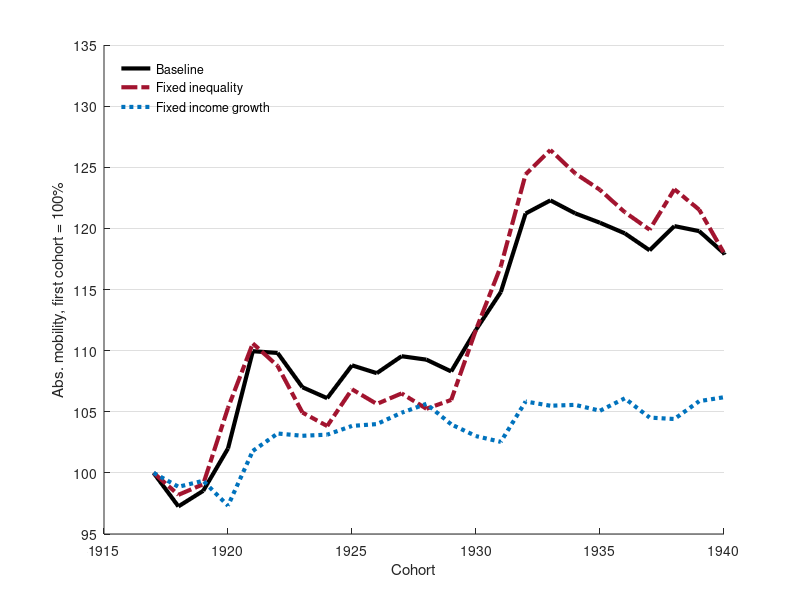
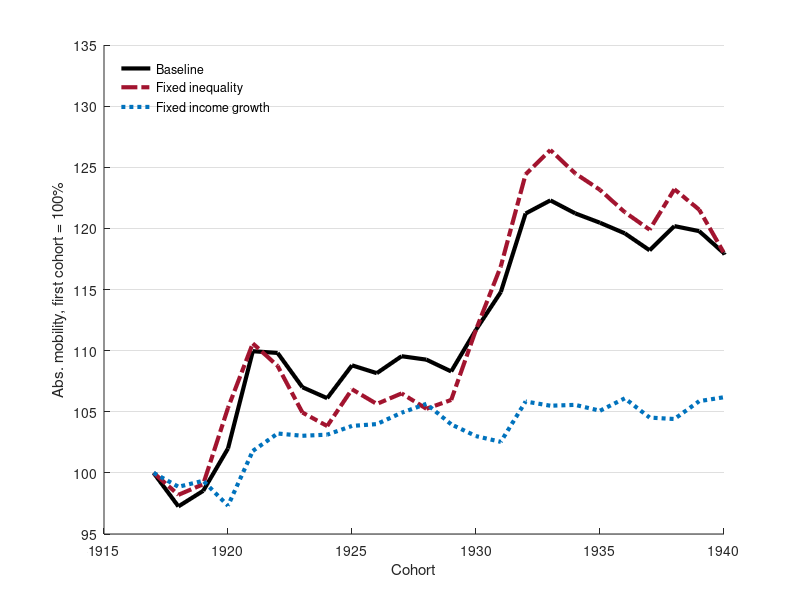
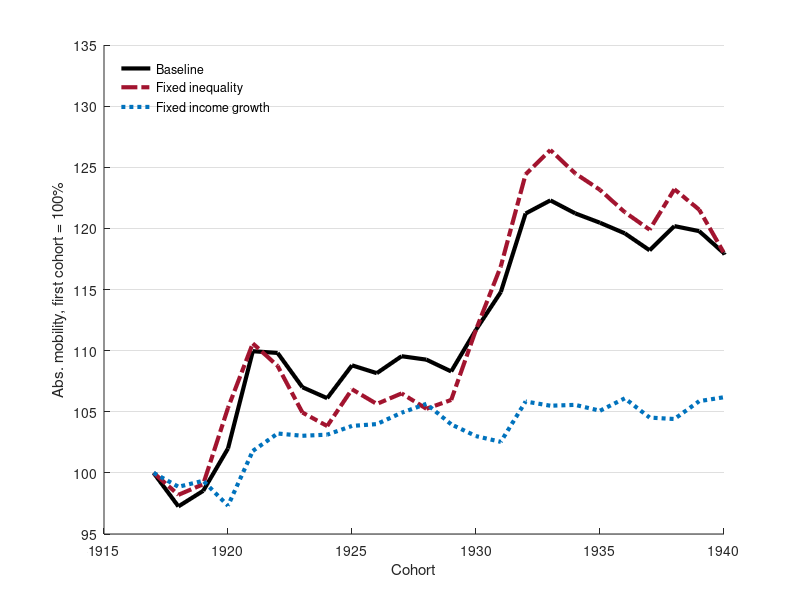

These figures' MATLAB source, in order:
%Creates Figure 6 - counterfactual calculations of absolute mobility in the United States before 1940
%The results are included in 'counterfactual_results_US_early.mat'

clear
close all
load('counterfactual_results_US_early.mat')

grey=[0.5 0.5 0.5];
purple=[0.494 0.184 0.556];
black=[0 0 0];
blue=[0 0.447 0.741];
darkred=[0.635 0.078 0.184];

hh1=plot(US(:,1),100*US(:,2)/US(1,2),'-','color',black,'linewidth',3);
hold on;
hh2=plot(US(:,1),100*US(:,3)/US(1,3),'-.','color',darkred,'linewidth',3);
hh3=plot(US(:,1),100*US(:,4)/US(1,4),':','color',blue,'linewidth',3);
legend([hh1,hh2,hh3],'Baseline','Fixed inequality','Fixed income growth','Location','northwest')
xlim([1915 1940]);
ylim([95 135]);
set(gca,'ytick',0:5:200)
set(gca,'xtick',1915:5:2000)
box off;
xlabel('Cohort');
ylabel('Abs. mobility, first cohort = 100%');
legend boxoff
set(gca, 'YGrid', 'on', 'XGrid', 'off')

%Export figure
set(gcf,'color','w');
set(gcf, 'Position', [10 10 500 400]);
exportgraphics(gcf,'figure6.jpg','Resolution',1200)
exportgraphics(gcf,'figure6.pdf')
exportgraphics(gcf,'figure6.eps')
close all
clear